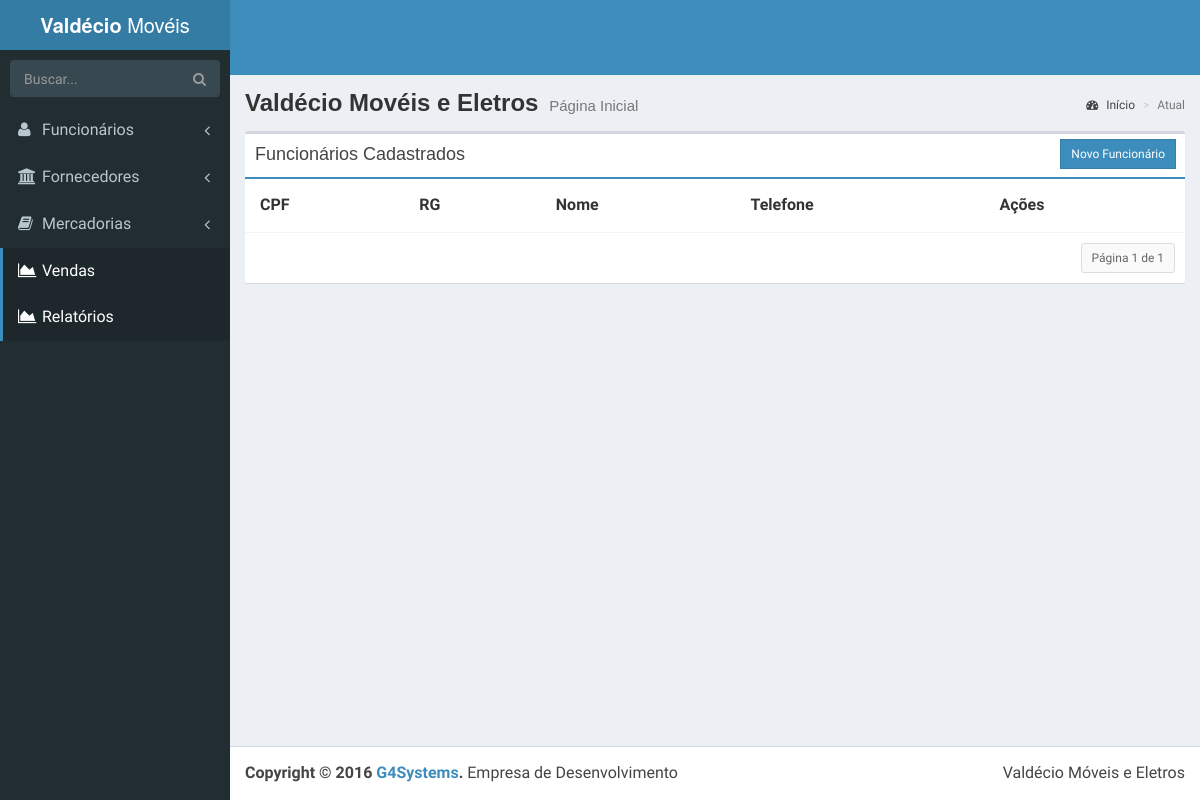
Before: /cadastros/list_funcionarios/ with the older database file.
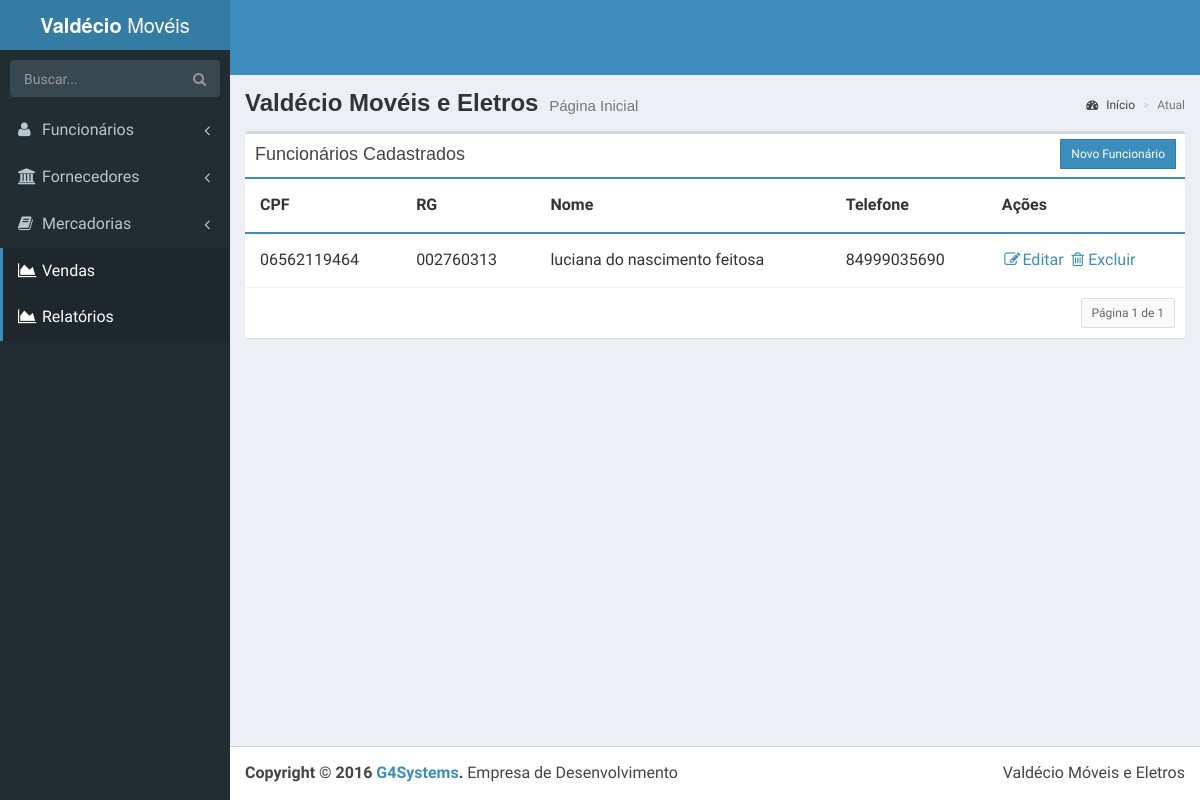
After: the same page with the newer database file.
### cadastros/models.py (models this page shows, shortened)
class CustomUser(AbstractBaseUser, PermissionsMixin):
    VENDEDOR = 1
    GERENTE = 2
    CAIXA = 3
    CREDIARISTA = 4
    USER_TYPE_CHOICES = (
        (VENDEDOR, u'Vendedor'),
        (GERENTE, u'Gerente'),
        (CAIXA, u'Operador Caixa'),
        (CREDIARISTA, u'Crediarista')
    )
    cpf = models.CharField(u'CPF', max_length=11, unique=True)
    email = models.EmailField(u'email', max_length=255, unique=True)
    full_name = models.CharField(u'nome completo', max_length=255, blank=True)
    date_joined = models.DateTimeField(u'data de registro', default=timezone.now)
    type = models.PositiveSmallIntegerField(u'tipo',
                                            choices=USER_TYPE_CHOICES,
                                            default=GERENTE)
    is_staff = models.BooleanField(u'staff status', default=False)
    is_active = models.BooleanField(u'ativo', default=True)
    objects = CustomUserManager()
    USERNAME_FIELD = 'cpf'
    REQUIRED_FIELDS = ['email', ]
    class Meta:
        verbose_name = u'usuario'
        verbose_name_plural = u'usuarios'

class Funcionario(CustomUser):
    nome = models.CharField(max_length=200)
    rg = models.CharField(max_length=11)
    endereco = models.ForeignKey('Endereco')
    telefone = models.IntegerField()
    data_nascimento = models.DateField()
    hora_entrada = models.DateTimeField()
    hora_saida = models.DateTimeField()
    comissao = models.FloatField()
    desconto = models.FloatField()
    foto = models.ImageField()
    desativado = models.BooleanField()

class CustomUser(AbstractBaseUser, PermissionsMixin):
    VENDEDOR = 1
    GERENTE = 2
    CAIXA = 3
    CREDIARISTA = 4
    USER_TYPE_CHOICES = (
        (VENDEDOR, u'Vendedor'),
        (GERENTE, u'Gerente'),
        (CAIXA, u'Operador Caixa'),
        (CREDIARISTA, u'Crediarista')
    )
    cpf = models.CharField(u'CPF', max_length=11, unique=True)
    email = models.EmailField(u'email', max_length=255, unique=True)
    full_name = models.CharField(u'nome completo', max_length=255, blank=True)
    date_joined = models.DateTimeField(u'data de registro', default=timezone.now)
    type = models.PositiveSmallIntegerField(u'tipo',
                                            choices=USER_TYPE_CHOICES,
                                            default=GERENTE)
    is_staff = models.BooleanField(u'staff status', default=False)
    is_active = models.BooleanField(u'ativo', default=True)
    objects = CustomUserManager()
    USERNAME_FIELD = 'cpf'
    REQUIRED_FIELDS = ['email', ]
    class Meta:
        verbose_name = u'usuario'
        verbose_name_plural = u'usuarios'

### cadastros/views.py (the view)
def list_funcionarios(request):
    funcionarios = Funcionario.objects.all()
    paginator = Paginator(funcionarios, 10)
    page = request.GET.get('page')
    try:
        funcionarios = paginator.page(page)
    except PageNotAnInteger:
        funcionarios = paginator.page(1)
    except EmptyPage:
        funcionarios = paginator.page(paginator.num_pages)
    context = RequestContext(
        request, {
            'funcionarios': funcionarios
        }
    )
    return render_to_response('funcionarios/list.html', context)

### cadastros/templates/funcionarios/list.html (shortened to what this page needs)
{% extends "base.html" %}
{% load bootstrap3 %}
{% block content %}
<div class="row">
    <div class="col-xs-12">
          <div class="box">
                <div class="box-header">
                      <h2 class="box-title">Funcionários Cadastrados</h2>
                      <div class="box-tools">
                        <div class="input-group" style="width: 150px;">
                          <div class="input-group-btn">
                              <a href="{% url 'cadastrar_funcionario' %}"  class="btn btn-primary btn-sm pull-right">Novo Funcionário</a>
                          </div>
                        </div>
                      </div>
                </div>
                <div class="box-body table-responsive no-padding">
                      <table class="table table-hover">
                            <tr>
                                <th>CPF</th>
                                <th>RG</th>
                                <th>Nome</th>
                                <th>Telefone</th>
                                <th>Ações</th>
                            </tr>
                            {% for funcionario in funcionarios %}
                            <tr>
                                <td>{{ funcionario.cpf }}</td>
                                <td>{{ funcionario.rg }}</td>
                                <td>{{ funcionario.nome}}</td>
                                <td>{{ funcionario.telefone}}</td>
                                <td>
                                    <a href="#"><i class="fa fa-fw fa-pencil-square-o"></i>Editar</a>
                                    <a href="#"><i class="fa fa-fw fa-trash-o"></i>Excluir</a> </td>
                            </tr>
                            {% endfor %}
                      </table>
                </div>
                <div class="box-footer clearfix">
                    <ul class="pagination pagination-sm no-margin pull-right">
                        <li>
                            <a href="#">Página {{ funcionarios.number }} de {{ funcionarios.paginator.num_pages }}</a></li>
                    </ul>
                </div>
          </div>
    </div>
</div>
{% endblock %}

### templates/base.html (shortened to what this page needs)
{% load staticfiles %}
<!DOCTYPE html>
<html>
  <head>
    <link rel="stylesheet" href="{% static 'bootstrap/css/bootstrap.min.css' %}">
    <link rel="stylesheet" href="{% static 'dist/css/font-awesome.min.css' %}">
    <link rel="stylesheet" href="{% static 'dist/css/AdminLTE.min.css' %}">
    <link rel="stylesheet" href="{% static 'dist/css/skins/skin-blue.min.css' %}">
  </head>
  <body class="hold-transition skin-blue sidebar-mini">
    <div class="wrapper">
      <header class="main-header">
        <a href="{% url 'minha_area' %}" class="logo">
          <span class="logo-lg"><b>Valdécio </b>Movéis</span>
        </a>
        <nav class="navbar navbar-static-top" role="navigation">
          <div class="navbar-custom-menu">
            <ul class="nav navbar-nav">
              <li class="dropdown user user-menu">
                <a href="#" class="dropdown-toggle" data-toggle="dropdown">
                </a>
              </li>
            </ul>
          </div>
        </nav>
      </header>
      <aside class="main-sidebar">
        <section class="sidebar">
          <form action="#" method="get" class="sidebar-form">
            <div class="input-group">
              <input type="text" name="q" class="form-control" placeholder="Buscar...">
              <span class="input-group-btn">
                <button type="submit" name="search" id="search-btn" class="btn btn-flat"><i class="fa fa-search"></i></button>
              </span>
            </div>
          </form>
          <ul class="sidebar-menu">
            <li class="treeview">
              <a href="#"><i class="fa fa-user"></i> <span>Funcionários</span> <i class="fa fa-angle-left pull-right"></i></a>
            </li>
            <li class="treeview">
              <a href="#"><i class="fa fa-university"></i> <span>Fornecedores</span> <i class="fa fa-angle-left pull-right"></i></a>
            </li>
            <li><a href="#"><i class="fa fa-book"></i> <span>Mercadorias</span><i class="fa fa-angle-left pull-right"></i></a>
            </li>
            <li class="active"><a href="#"><i class="fa fa-area-chart"></i> <span>Vendas</span></a></li>
            <li class="active"><a href="#"><i class="fa fa-area-chart"></i> <span>Relatórios</span></a></li>
          </ul>
        </section>
      </aside>
      <div class="content-wrapper">
        <section class="content-header">
          <h1>
            Valdécio Movéis e Eletros
            <small>Página Inicial</small>
          </h1>
          <ol class="breadcrumb">
            <li><a href="{% url 'minha_area' %}"><i class="fa fa-dashboard"></i> Início</a></li>
            <li class="active">Atual</li>
          </ol>
        </section>
        <section class="content">
            {% block content %}{% endblock %}
        </section>
      </div>
      <footer class="main-footer">
        <div class="pull-right hidden-xs">
          Valdécio Móveis e Eletros
        </div>
        <strong>Copyright &copy; 2016 <a href="#">G4Systems</a>.</strong> Empresa de Desenvolvimento
      </footer>
    </div>
  </body>
</html>

Changed rows visible on the page:
added Funcionario: cpf "06562119464", rg "002760313", nome "luciana do nascimento feitosa", telefone "84999035690"
